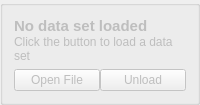
         <widget class="QGroupBox" name="dataSetBox">
          <property name="enabled">
           <bool>false</bool>
          </property>
          <property name="maximumSize">
           <size>
            <width>16777215</width>
            <height>130</height>
           </size>
          </property>
          <property name="title">
           <string/>
          </property>
          <layout class="QVBoxLayout" name="verticalLayout_8">
           <property name="spacing">
            <number>0</number>
           </property>
           <item>
            <widget class="QLabel" name="dataSetTitle">
             <property name="sizePolicy">
              <sizepolicy hsizetype="Ignored" vsizetype="Fixed">
               <horstretch>0</horstretch>
               <verstretch>0</verstretch>
              </sizepolicy>
             </property>
             <property name="font">
              <font>
               <pointsize>11</pointsize>
               <weight>75</weight>
               <bold>true</bold>
              </font>
             </property>
             <property name="text">
              <string>No data set loaded</string>
             </property>
            </widget>
           </item>
           <item>
            <widget class="QLabel" name="dataSetDescr">
             <property name="sizePolicy">
              <sizepolicy hsizetype="Preferred" vsizetype="Fixed">
               <horstretch>0</horstretch>
               <verstretch>0</verstretch>
              </sizepolicy>
             </property>
             <property name="text">
              <string>Click the button to load a data set</string>
             </property>
             <property name="wordWrap">
              <bool>true</bool>
             </property>
            </widget>
           </item>
           <item>
            <spacer name="verticalSpacer_10">
             <property name="orientation">
              <enum>Qt::Vertical</enum>
             </property>
             <property name="sizeHint" stdset="0">
              <size>
               <width>20</width>
               <height>6</height>
              </size>
             </property>
            </spacer>
           </item>
           <item>
            <layout class="QHBoxLayout" name="horizontalLayout_5">
             <item>
              <widget class="QPushButton" name="loadDataSet">
               <property name="enabled">
                <bool>false</bool>
               </property>
               <property name="sizePolicy">
                <sizepolicy hsizetype="Minimum" vsizetype="Minimum">
                 <horstretch>0</horstretch>
                 <verstretch>0</verstretch>
                </sizepolicy>
               </property>
               <property name="text">
                <string>Open File</string>
               </property>
               <property name="icon">
                <iconset resource="resources.qrc">
                 <normaloff>:/breeze-icons/document-open-24.png</normaloff>:/breeze-icons/document-open-24.png</iconset>
               </property>
               <property name="iconSize">
                <size>
                 <width>24</width>
                 <height>24</height>
                </size>
               </property>
              </widget>
             </item>
             <item>
              <widget class="QPushButton" name="unloadDataSet">
               <property name="enabled">
                <bool>false</bool>
               </property>
               <property name="sizePolicy">
                <sizepolicy hsizetype="Minimum" vsizetype="Minimum">
                 <horstretch>0</horstretch>
                 <verstretch>0</verstretch>
                </sizepolicy>
               </property>
               <property name="text">
                <string>Unload</string>
               </property>
               <property name="icon">
                <iconset resource="resources.qrc">
                 <normaloff>:/breeze-icons/edit-clear-24.png</normaloff>:/breeze-icons/edit-clear-24.png</iconset>
               </property>
               <property name="iconSize">
                <size>
                 <width>24</width>
                 <height>24</height>
                </size>
               </property>
              </widget>
             </item>
            </layout>
           </item>
          </layout>
         </widget>
